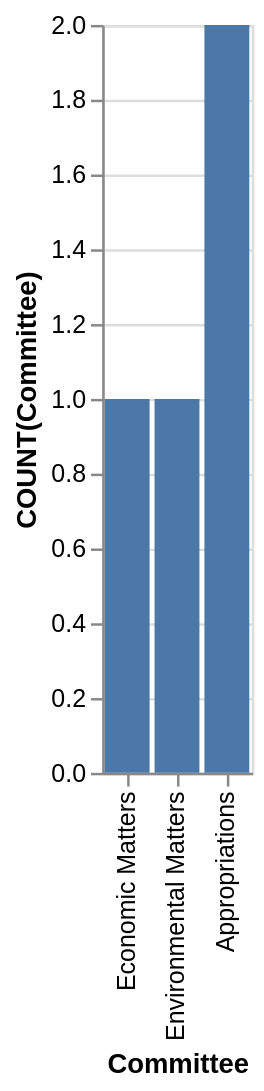

Write a Vega-Lite specification for this figure.
### Vega-Lite specification from a JSON file in a GitHub repository (floating-point values rounded to 4 significant figures)
{"data": {"values": [{"x_data": "Appropriations", "y_data": 2}, {"x_data": "Economic Matters", "y_data": 1}, {"x_data": "Environmental Matters", "y_data": 1}]}, "mark": "bar", "encoding": {"x": {"field": "x_data", "type": "nominal", "title": "Committee", "sort": {"op": "sum", "field": "y_data", "order": "ascending"}}, "y": {"field": "y_data", "type": "quantitative", "title": "COUNT(Committee)"}}}
